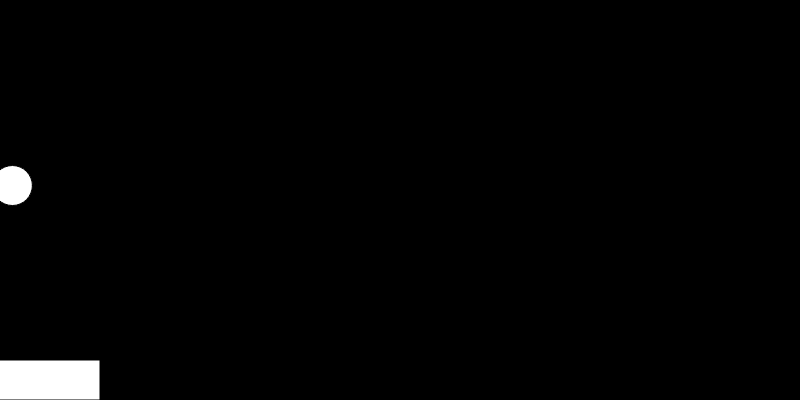
Frame 1 (no input)
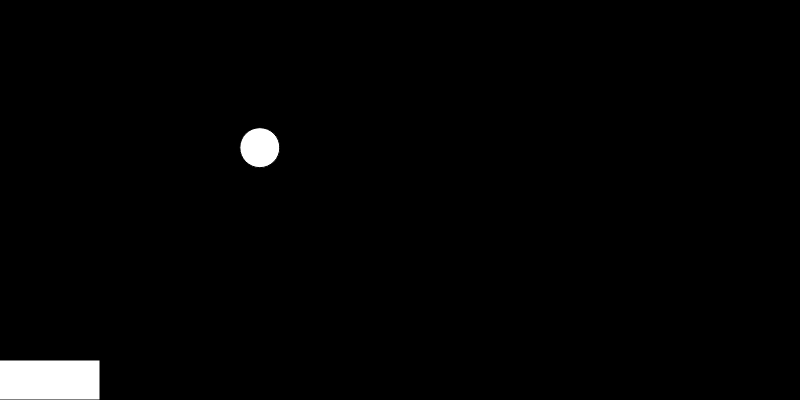
Frame 60 (no input)
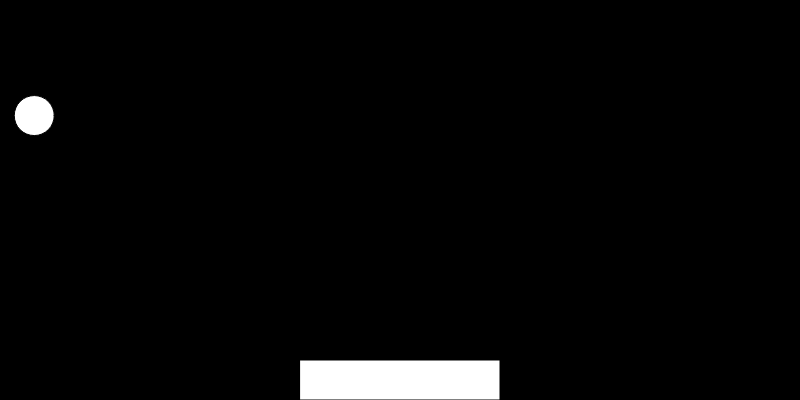
Frame 120 (the mouse pressed at the canvas centre since frame 60)

The p5.js sketch that drew these frames (run headless with seeded random() and noise() and a simulated clock; from frame 60 on, the mouse is pressed at the canvas centre):

// p5.js sketch
// ── sketch.js
//ball config
var x = 0;
var y = 200;
var ballWidth = 40;

//ball path config
var xVel;
var yVel;
var yAcc = 1;
var xVelMax = 17;
var yVelMax = 18;

//bucket config
var bucketWidth = 200;
var bucketIncrement = 10;

//score keeping config
var score = 0;
var scoreIncrement = 10;

//initial setup
function setup() {
  createCanvas(800, 400);
  frameRate(30);
  rectMode(CENTER);
  xVel = random(1, xVelMax);
  yVel = random(-1, -yVelMax);
}

function draw() {
  //ball makes it into the bucket
  if (
    y > 360 && //if ball reaches rim of bucket
    x + ballWidth / 2 < mouseX + bucketWidth / 2 && //if right edge of ball is inside bucket
    x - ballWidth / 2 > mouseX - bucketWidth / 2 //if left edge of ball is inside bucket
  ) {
    if (bucketWidth <= ballWidth + 40) {
      //if bucket is too small for another round
      endGame();
    } else {
      advanceGame();
    }
  }

  //ball falls off the screen
  if (y > 400) {
    resetGame();
  }
  //increment position and velocity variables
  x += xVel;
  y += yVel;
  yVel += yAcc;

  //render ball and bucket
  background(0);
  ellipse(x, y, ballWidth);
  rect(mouseX, 380, bucketWidth, 40);
}

function advanceGame() {
  //reset ball position
  x = 0;
  y = 200;

  //generate new ball velocities
  xVel = random(1, xVelMax);
  yVel = random(-1, -yVelMax);

  //increment score
  score += scoreIncrement;

  //decrement bucket width
  bucketWidth -= bucketIncrement;

  console.log(score);
}

function resetGame() {
  //reset ball position
  x = 0;
  y = 200;

  //generate new ball velocities
  xVel = random(1, xVelMax);
  yVel = random(-1, -yVelMax);

  //reset score
  score = 0;

  //reset bucket width
  bucketWidth = 200;

  console.log("Game Reset");
}

function endGame() {
  console.log(score);
  noLoop();
  window.alert("You Win!");
}
